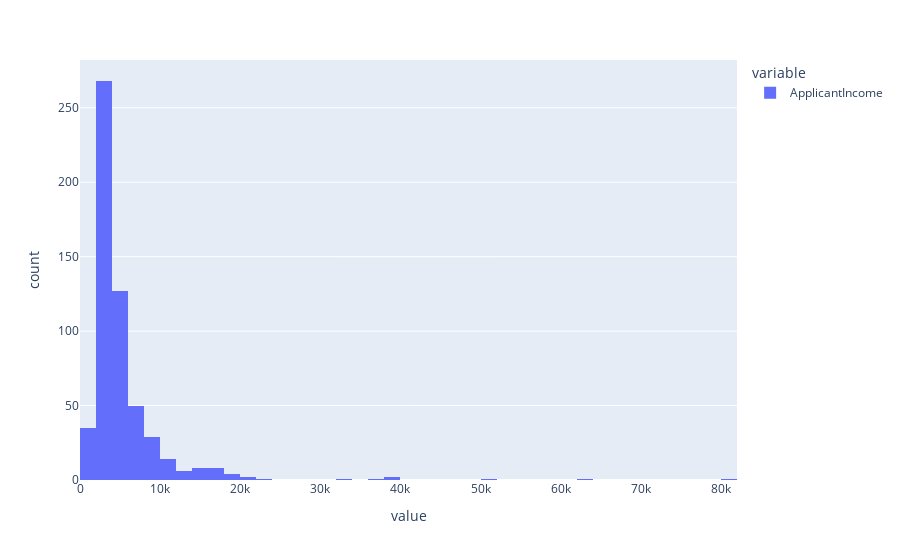

The notebook cell this image was saved under:
### Code cell
df["ApplicantIncome"].plot.hist(bins=100)

### Figure 1 — Plotly figure (JSON) as saved in the notebook; plotly's stock layout.template omitted (floating-point values rounded to 4 significant figures; data arrays with more than 128 entries replaced by an {"elided": "..."} marker saying what was removed)
{"data": [{"alignmentgroup": "True", "bingroup": "x", "hovertemplate": "variable=ApplicantIncome<br>value=%{x}<br>count=%{y}<extra></extra>", "legendgroup": "ApplicantIncome", "marker": {"color": "#636efa", "pattern": {"shape": ""}}, "name": "ApplicantIncome", "offsetgroup": "ApplicantIncome", "orientation": "v", "showlegend": true, "type": "histogram", "x": {"elided": "559 int values"}, "xaxis": "x", "yaxis": "y"}], "layout": {"autosize": true, "barmode": "relative", "legend": {"title": {"text": "variable"}, "tracegroupgap": 0}, "margin": {"t": 60}, "xaxis": {"anchor": "y", "autorange": true, "domain": [0, 1], "range": [-0.5, 82000.0], "title": {"text": "value"}, "type": "linear"}, "yaxis": {"anchor": "x", "autorange": true, "domain": [0, 1], "range": [0, 282.1], "title": {"text": "count"}}}}
